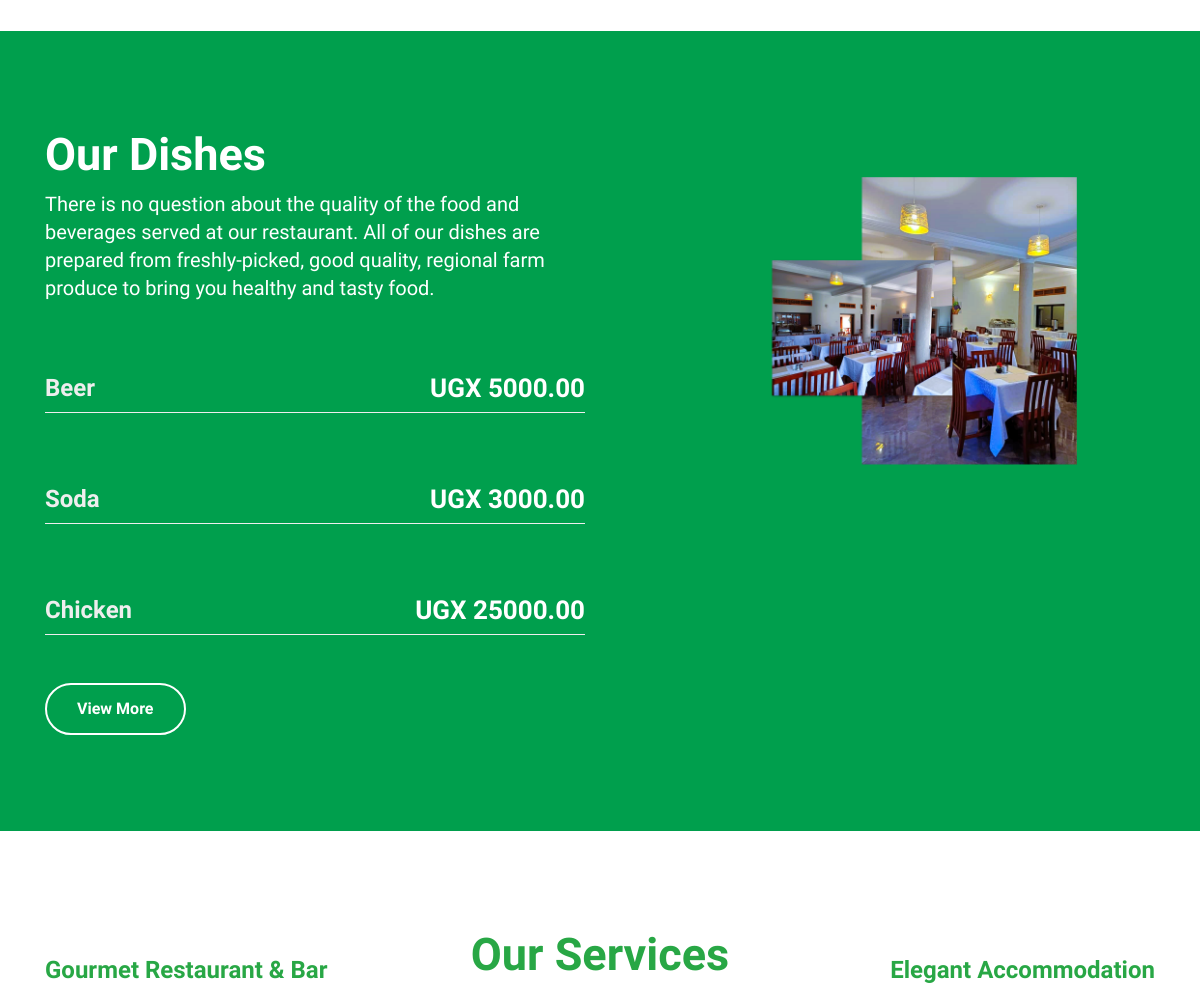
The app's page / (middle part), older data.
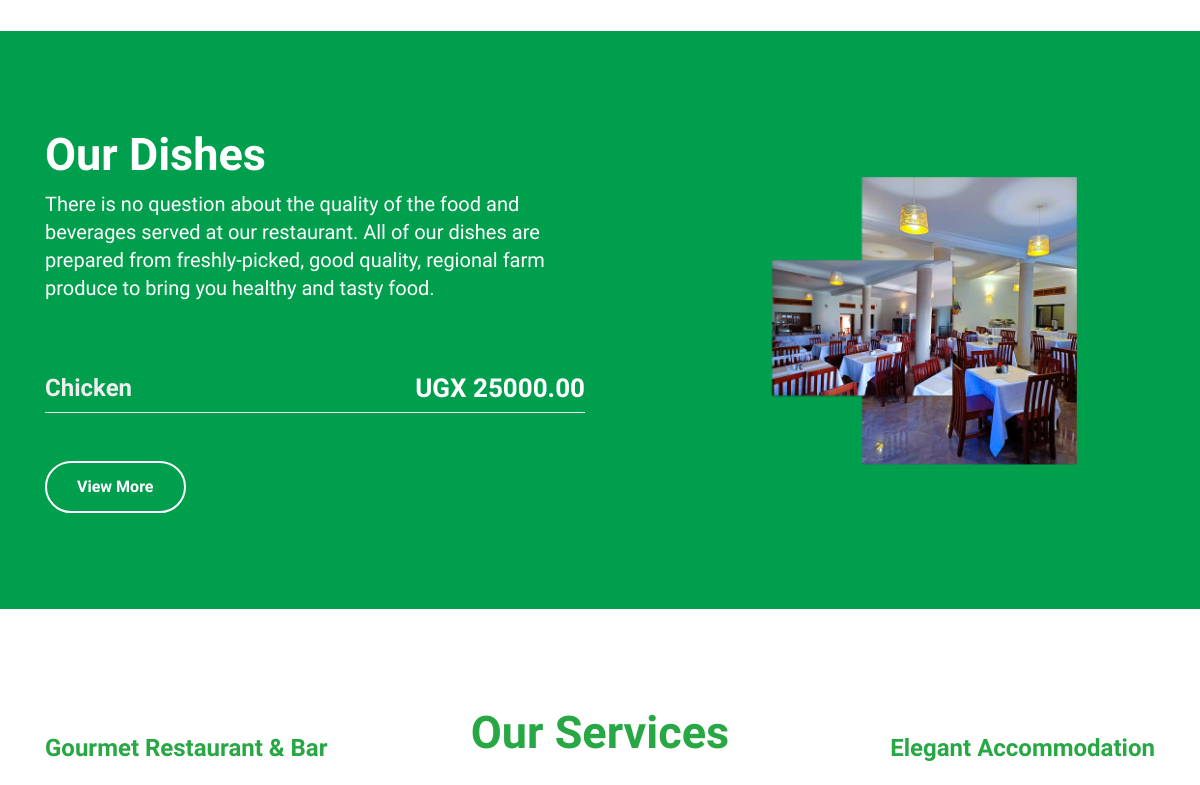
The same page, newer data.
### inventory/models.py (models this page shows, shortened)
class MenuItem(models.Model):
    category = models.ForeignKey(Category, on_delete=models.CASCADE, related_name="menu_items")
    name = models.CharField(max_length=100)
    description = models.TextField()
    price = models.DecimalField(max_digits=10, decimal_places=2, default=Decimal('0.00'))
    is_available = models.BooleanField(default=True)
    image_url = models.ImageField(blank=True, null=True, upload_to="menu_items")
    class Meta:
        ordering = ['name']

### web/views.py (the view)
# urls.py: 2. Add a URL to urlpatterns:  path('', views.home, name='home')
def home(request):
    dishes = Category.objects.order_by('?')[:12]
    foods = MenuItem.objects.order_by('?')[:3]
    return render(request, "home.html", {"dishes": dishes, "foods": foods})

### web/templates/home.html (shortened to what this page needs)
{% extends 'homebase.html' %}
{% block content %}
{% include 'features/about.html' %}
{% include 'features/dishes.html' %}
{% include 'features/grid.html' %}
{% endblock content %}

### web/templates/features/dishes.html
  {% load static %}
  <section class="w3l-recipes py-5">
    <div class="container py-md-5 py-4">
        <div class="row">
            <div class="col-lg-6 recipe-left mb-md-0 mb-5">
                <div class="section-heading mb-sm-5 mb-4">
                    <h3 class="title-style mb-2 text-white">Our Dishes</h3>
                    <p class="lead text-white">
                        There is no question about the quality of the food and beverages served at our restaurant. All of our dishes are prepared from freshly-picked, good quality, regional farm produce to bring you healthy and tasty food.
                    </p>
                </div>
                {% for item in foods %}
                <div class="menu-sec mt-5 pt-md-4">
                    <div class="row border-dot no-gutters">
                        <div class="col-8 menu-item-name-home">
                            <h6>{{item.name}}</h6>
                        </div>
                        <div class="col-4 menu-item-price-home text-right">
                            <h6>UGX {{item.price}}</h6>
                        </div>
                    </div>
                </div>
                {% endfor %}
                <a class="btn btn-style-white btn-style-border mt-5" href="/menu/">View More</a>
            </div>
            <div class="col-lg-6 recipe-right pl-5">
                <img src="{% static 'assets/images/image1.png' %}" alt="" class="img-fluid img-responsive" />
            </div>
        </div>
    </div>
</section>

Row changes from the older to the newer data that the page shows:
removed MenuItem: name "Beer", price "5000.00"
removed MenuItem: name "Soda", price "3000.00"
